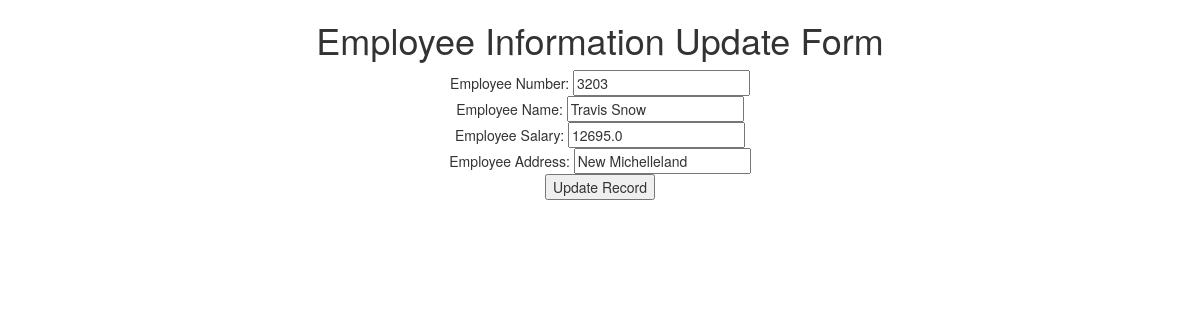
The app's page /update/5/ with its own data.
### testapp/models.py (models this page shows)
class Employee(models.Model):
    eno=models.IntegerField()
    ename=models.CharField(max_length=64)
    esal=models.FloatField()
    eaddr=models.CharField(max_length=256)

### testapp/views.py (the view)
# urls.py: url(r'^update/(?P<id>\d+)/$', views.update_view),
def update_view(request,id):
    emp_list=Employee.objects.get(id=id)
    if request.method=='POST':
        form=EmployeeForm(request.POST,instance=emp_list)
        if form.is_valid():
            form.save()
            return redirect('/')
    return render(request,'testapp/update.html',{'emp_list':emp_list})

### templates/testapp/update.html (shortened to what this page needs)
<!DOCTYPE html>
{% extends 'testapp/base.html'%}
   {% block body_block%}
   <h1>Employee Information Update Form</h1>
      <form  method="post">
        Employee Number: <input type="text" name="eno" value="{{emp_list.eno}}"><br>
        Employee Name: <input type="text" name="ename" value="{{emp_list.ename}}"><br>
        Employee Salary: <input type="text" name="esal" value="{{emp_list.esal}}"><br>
        Employee Address: <input type="text" name="eaddr" value="{{emp_list.eaddr}}"><br>
        <input type="submit" name="" value="Update Record">
      </form>
   {%endblock%}

### records on screen
Employee: eno "3203", ename "Travis Snow", esal "12695.0", eaddr "New Michelleland"
